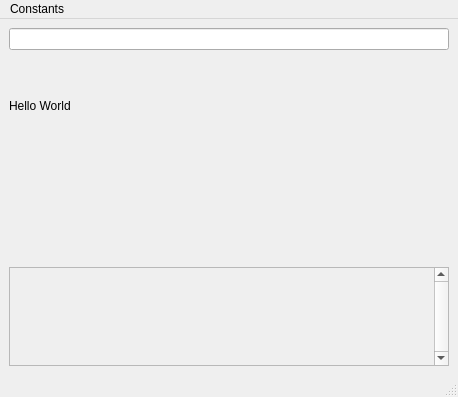
<?xml version="1.0" encoding="UTF-8"?>
<ui version="4.0">
 <class>MainWindow</class>
 <widget class="QMainWindow" name="MainWindow">
  <property name="geometry">
   <rect>
    <x>0</x>
    <y>0</y>
    <width>458</width>
    <height>397</height>
   </rect>
  </property>
  <property name="windowTitle">
   <string>MainWindow</string>
  </property>
  <widget class="QWidget" name="centralwidget">
   <layout class="QVBoxLayout" name="verticalLayout_2">
    <item>
     <layout class="QHBoxLayout" name="horizontalLayout" stretch="1">
      <item>
       <layout class="QVBoxLayout" name="my_verticalLayout" stretch="0,0,0,0,0">
        <item>
         <widget class="QLineEdit" name="textbox"/>
        </item>
        <item>
         <widget class="QLabel" name="my_label">
          <property name="sizePolicy">
           <sizepolicy hsizetype="Preferred" vsizetype="Preferred">
            <horstretch>0</horstretch>
            <verstretch>0</verstretch>
           </sizepolicy>
          </property>
          <property name="text">
           <string>Hello World</string>
          </property>
         </widget>
        </item>
        <item>
         <widget class="QLabel" name="error_label">
          <property name="sizePolicy">
           <sizepolicy hsizetype="Preferred" vsizetype="Preferred">
            <horstretch>0</horstretch>
            <verstretch>0</verstretch>
           </sizepolicy>
          </property>
          <property name="text">
           <string/>
          </property>
         </widget>
        </item>
        <item>
         <widget class="QScrollArea" name="scrollArea">
          <property name="sizePolicy">
           <sizepolicy hsizetype="Expanding" vsizetype="Minimum">
            <horstretch>0</horstretch>
            <verstretch>0</verstretch>
           </sizepolicy>
          </property>
          <property name="focusPolicy">
           <enum>Qt::StrongFocus</enum>
          </property>
          <property name="verticalScrollBarPolicy">
           <enum>Qt::ScrollBarAlwaysOn</enum>
          </property>
          <property name="widgetResizable">
           <bool>true</bool>
          </property>
          <widget class="QWidget" name="scrollAreaWidgetContents">
           <property name="geometry">
            <rect>
             <x>0</x>
             <y>0</y>
             <width>423</width>
             <height>269</height>
            </rect>
           </property>
           <property name="sizePolicy">
            <sizepolicy hsizetype="Expanding" vsizetype="Minimum">
             <horstretch>1</horstretch>
             <verstretch>0</verstretch>
            </sizepolicy>
           </property>
           <widget class="QWidget" name="horizontalLayoutWidget_2">
            <property name="geometry">
             <rect>
              <x>-1</x>
              <y>-1</y>
              <width>421</width>
              <height>271</height>
             </rect>
            </property>
            <layout class="QHBoxLayout" name="horizontalLayout_2">
             <property name="spacing">
              <number>0</number>
             </property>
             <item>
              <layout class="QVBoxLayout" name="completedLines" stretch="">
               <property name="spacing">
                <number>3</number>
               </property>
               <property name="sizeConstraint">
                <enum>QLayout::SetMinimumSize</enum>
               </property>
               <property name="rightMargin">
                <number>0</number>
               </property>
              </layout>
             </item>
             <item>
              <layout class="QVBoxLayout" name="answerLines">
               <property name="spacing">
                <number>3</number>
               </property>
              </layout>
             </item>
            </layout>
           </widget>
          </widget>
         </widget>
        </item>
        <item>
         <layout class="QGridLayout" name="calcbuttons">
          <property name="sizeConstraint">
           <enum>QLayout::SetDefaultConstraint</enum>
          </property>
          <property name="spacing">
           <number>5</number>
          </property>
         </layout>
        </item>
       </layout>
      </item>
     </layout>
    </item>
   </layout>
  </widget>
  <widget class="QMenuBar" name="menubar">
   <property name="geometry">
    <rect>
     <x>0</x>
     <y>0</y>
     <width>458</width>
     <height>21</height>
    </rect>
   </property>
   <widget class="QMenu" name="menuView">
    <property name="title">
     <string>Constants</string>
    </property>
    <addaction name="actionView_Data"/>
   </widget>
   <addaction name="menuView"/>
  </widget>
  <widget class="QStatusBar" name="statusbar"/>
  <action name="actionEnable_editing">
   <property name="checkable">
    <bool>true</bool>
   </property>
   <property name="text">
    <string>Enable editing</string>
   </property>
  </action>
  <action name="actionView_Data">
   <property name="text">
    <string>View Data</string>
   </property>
  </action>
  <action name="actionAdd_constant">
   <property name="text">
    <string>Add constant</string>
   </property>
  </action>
  <action name="actionSelect_constant">
   <property name="text">
    <string>Select constant</string>
   </property>
  </action>
 </widget>
 <resources/>
 <connections/>
</ui>
